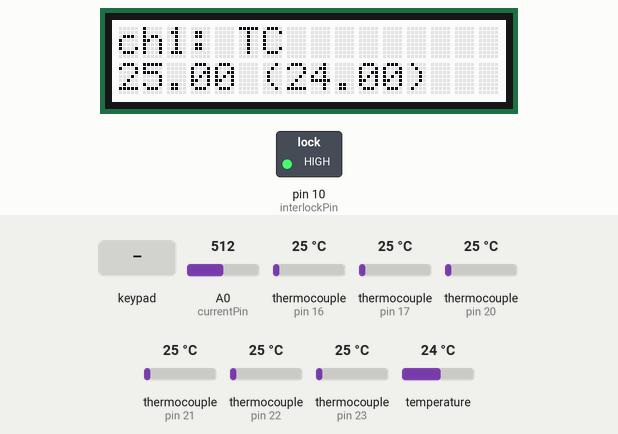
Recording of a sketch running on a simulated Arduino Mega 2560, built with avr-gcc and run on an emulated ATmega2560. On the bench: 16×2 character LCD, switched loads named in the sketch (green lamp = pin HIGH). The test bench sets the inputs (shaded band); at power-on: thermocouple (sensors on pin 16, pin 17, pin 20, pin 21, pin 22, pin 23) 25 °C, A0 (currentPin) = 512, temperature 24 °C. What the sketch prints to the serial monitor is not drawn.

Above: at 2.7 s.
2.8 s: key 'U' pressed
At 4.2 s:
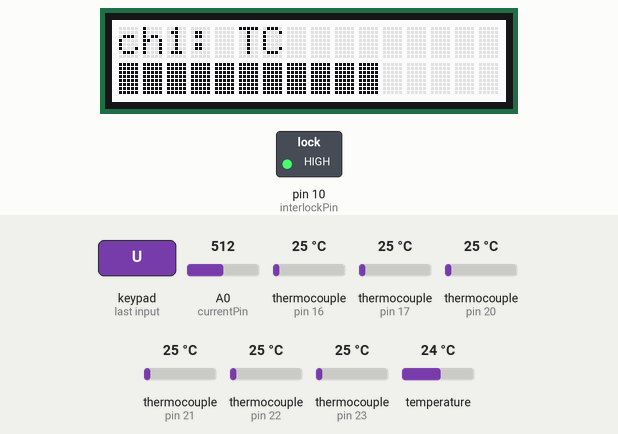
4.7 s: thermocouple (sensor on pin 16) set to 150 °C
At 5.8 s:
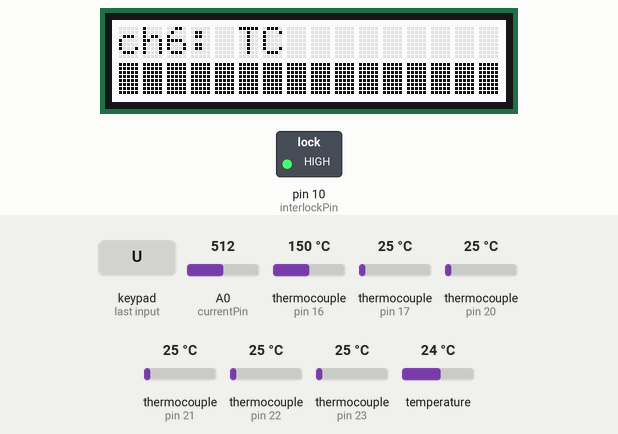
At 8.8 s:
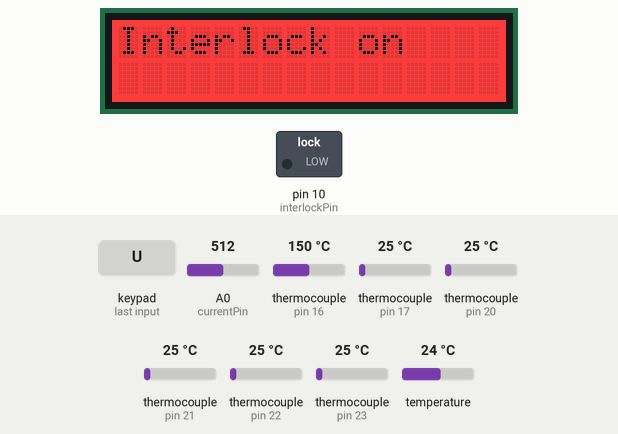
Timing chart, 0 to 10.3 s (numbered marks = the images above; inputs shaded):
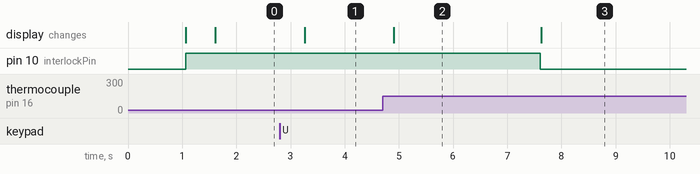

Measured:
- after the input at 2.8 s, the display: changes after 0.46 s (image 1)
- after the input at 4.7 s, pin 10 (interlockPin): HIGH → LOW after 2.9 s; the display: changes after 0.20 s (image 2)
- what the display in image 2 shows lasts 2.7 s, from 4.9 s to 7.6 s

The sketch:

MOTBox.ino
```cpp
// Include libraries
#include <Wire.h>
#include <SPI.h>
#include <Adafruit_RGBLCDShield.h>
#include <utility/Adafruit_MCP23017.h>
#include "Adafruit_MAX31855.h"

// User defined parameters
const float warningTemp = 30;
const float thresholdTemp = 35;
const float holdTime = 5;
const float interlockTime = 2;
const float loopDelay = 0.5;

// Define pins
const int interlockPin = 10;
const int TCpins[] = {23, 22, 21, 20, 17, 16};
const int flowPin = 3;
const int currentPin = A0;
const int MISOpin = 12;
const int SCKpin = 13;

// Initialize the lcd screen
Adafruit_RGBLCDShield lcd = Adafruit_RGBLCDShield();

// Initialize the thermocouples
Adafruit_MAX31855 TCs[] = {
    Adafruit_MAX31855(SCKpin, TCpins[0], MISOpin),
    Adafruit_MAX31855(SCKpin, TCpins[1], MISOpin),
    Adafruit_MAX31855(SCKpin, TCpins[2], MISOpin),
    Adafruit_MAX31855(SCKpin, TCpins[3], MISOpin),
    Adafruit_MAX31855(SCKpin, TCpins[4], MISOpin),
    Adafruit_MAX31855(SCKpin, TCpins[5], MISOpin)
};

// Define lcd backlight states
#define OFF 0x0
#define RED 0x1
#define YELLOW 0x3
#define GREEN 0x2
#define TEAL 0x6
#define BLUE 0x4
#define VIOLET 0x5
#define WHITE 0x7

// Define interlock status values
const int NORMAL = 0;
const int WARNING = 1;
const int DANGER = 2;

// Define lcd display modes
const int NUMERIC = 0;
const int VISUAL = 1;

// Define lcd channels
const String channels[] = {
  "ch1: TC",
  "ch2: TC",
  "ch3: TC",
  "ch4: TC",
  "ch5: TC",
  "ch6: TC",
  "ch7: flowmeter",
  "ch8: current"
};

// Define variables
int channel = 0;
float currentInterlockTime = 0;
float currentHoldTime = 0;
int interlockStatus = NORMAL;
int displayMode = NUMERIC;
volatile double flow = 0;

// Define data arrays
const String dataLabels[] = {
  "TC1", "TC2", "TC3", "TC4", "TC5", "TC6",
  "TC1int", "TC2int", "TC3int", "TC4int", "TC5int", "TC6int",
  "flow", "current"
};
double dataValues[] = {0, 0, 0, 0, 0, 0, 0, 0, 0, 0, 0, 0, 0, 0, 0};

// Return true if the select button is pushed and false otherwise
bool selectButtonPushed() {
  uint8_t buttons = lcd.readButtons();
  if (buttons) {
    if (buttons & BUTTON_SELECT) {
      return true;
    } else {
      return false;
    }
  } else {
    return false;
  }
}

// Activate the interlock
void activateInterlock() {
  // activate the interlock
  digitalWrite(interlockPin, LOW);
  // indicate that interlock is activated on lcd
  clearLCD();
  lcd.print("Interlock on");
  lcd.setBacklight(RED);
  // delay until select button has been held for hold time
  currentHoldTime = 0;
  while (currentHoldTime < holdTime) {
    if (selectButtonPushed()) {
      currentHoldTime += 0.2;
    } else {
      currentHoldTime = 0;
    }
    delay(200);
  }
  // deactivate the interlock
  digitalWrite(interlockPin, HIGH);
  // indicate that interlock is deactivated on lcd
  clearLCD();
  lcd.print("Interlock off");
  lcd.setBacklight(GREEN);
  delay(5000);
  // return to normal lcd display
  clearLCD();
  lcd.setBacklight(WHITE);
}

// Clear lcd and reset cursor
void clearLCD() {
  lcd.clear();
  lcd.setCursor(0, 0);
}

// Check for button presses
void checkLCDButtons() {
  uint8_t buttons = lcd.readButtons();
  if (buttons) {
    clearLCD();
    // change display mode with up and down buttons
    if (buttons & BUTTON_UP) {
      displayMode = 1 - displayMode;
    }
    if (buttons & BUTTON_DOWN) {
      displayMode = 1 - displayMode;
    }
    // change display channel with left and right buttons
    if (buttons & BUTTON_LEFT) {
      if (channel > 0) {
        channel -= 1;
      } else {
        channel = 7;
      }
    }
    if (buttons & BUTTON_RIGHT) {
      if (channel < 7) {
        channel += 1;
      } else {
        channel = 0;
      }
    }
    if (buttons & BUTTON_SELECT) {
      1+1; // do nothing
    }
  }
}

// Fill data array with data from sensors
void readSensors() {
  // read temperature
  for (int i = 0; i < 6; i++) {
    dataValues[i] = TCs[i].readCelsius();
    dataValues[i + 6] = TCs[i].readInternal();
  }
  // read flow rate
  // for model FL-S402B flowmeter, pulse frequency (Hz) = 23 * flow rate (L/min)
  dataValues[12] = 1000 * flow / (60 * 23 * loopDelay); // mL/s
  // reset pulses on flow meter
  flow = 0;
  // read current
  // for model HCSE current sensor, output (A) = input (A) / 200
  dataValues[13] = 200 * 5 * analogRead(currentPin) / 1024; // A
}

// Print data array to lcd
void printToLCD() {
  clearLCD();
  lcd.print(channels[channel]);
  lcd.setCursor(0, 1);
  if (displayMode == NUMERIC) {
    if (channel < 6) {
      lcd.print(dataValues[channel]);
      lcd.print(" (");
      lcd.print(dataValues[channel + 6]);
      lcd.print(")");
    } else if (channel == 6) {
      lcd.print(dataValues[12]);
    } else if (channel == 7) {
      lcd.print(dataValues[13]);
    }
  } else if (displayMode == VISUAL) {
    if (channel < 6) {
      int numBlocks = 16 * min(1, dataValues[channel] / thresholdTemp);
      for (int i = 0; i < numBlocks; i++) {
        lcd.write(255);
      }
    }
  }
}

// Print data area to serial
void printToSerial() {
  for (int i = 0; i < 13; i++) {
    Serial.print(dataValues[i]);
    Serial.print(",");
  }
  Serial.print(dataValues[14]);
  Serial.println(",");
}

// Check interlock status
void checkInterlock() {
  // check interlock status
  interlockStatus = NORMAL;
  for (int i = 0; i < 12; i++) {
    if (dataValues[i] > thresholdTemp) {
      channel = i;
      interlockStatus = DANGER;
    } else if (dataValues[i] > warningTemp) {
      channel = i;
      interlockStatus = WARNING;
    }
  }
  // indicate interlock status on lcd
  if (interlockStatus == NORMAL) {
    lcd.setBacklight(WHITE);
    currentInterlockTime = 0;
  } else if (interlockStatus == WARNING) {
    lcd.setBacklight(YELLOW);
  } else if (interlockStatus == DANGER) {
    if (currentInterlockTime > interlockTime) {
      activateInterlock();
    } else {
      currentInterlockTime += loopDelay;
    }
  }
}

void pulse() {
  flow += 1;
}

void setup() {
  delay(1000);
  // begin serial
  Serial.begin(9600);
  // set output pins
  pinMode(interlockPin, OUTPUT);
  // attach interrupt to flow pin
  attachInterrupt(flowPin, pulse, RISING);
  // start the lcd
  lcd.begin(16, 2);
  lcd.setBacklight(WHITE);
  // turn off the interlock
  digitalWrite(interlockPin, HIGH);
  delay(500);
}

void loop() {
  checkLCDButtons();
  readSensors();
  checkInterlock();
  printToLCD();
  printToSerial();
  delay(loopDelay * 1000);
}
```
